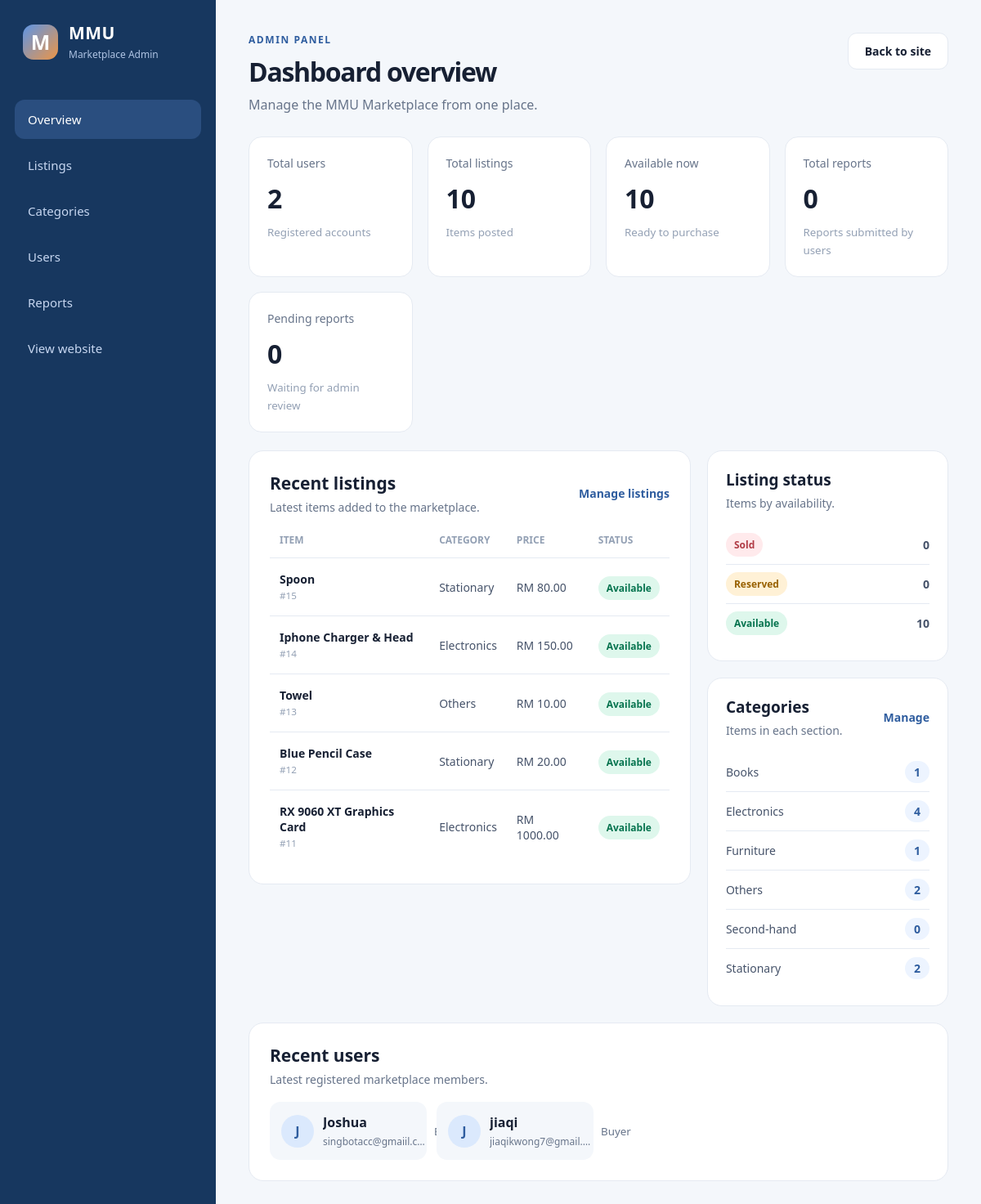
The page /admin on the database its author committed.
### tables this page shows
CREATE TABLE item(
                   id INTEGER PRIMARY KEY AUTOINCREMENT,
                   title TEXT NOT NULL,
                   description TEXT NOT NULL,
                   category_id INTEGER NOT NULL,
                   status_id INTEGER NOT NULL,
                   condition_id INTEGER,
                   price REAL NOT NULL, image TEXT, seller_num TEXT, user_id INTEGER REFERENCES user(id),
                   FOREIGN KEY(category_id) REFERENCES category(id),
                   FOREIGN KEY(status_id) REFERENCES status(id),
                   FOREIGN KEY(condition_id) REFERENCES item_condition(id)
                   );

CREATE TABLE category(
                   id INTEGER PRIMARY KEY AUTOINCREMENT,
                   name TEXT NOT NULL UNIQUE
                   
                   );

CREATE TABLE status(
                   id INTEGER PRIMARY KEY AUTOINCREMENT,
                   condition TEXT NOT NULL UNIQUE
                   
                   );

CREATE TABLE user(
                id INTEGER PRIMARY KEY AUTOINCREMENT,
                email TEXT NOT NULL UNIQUE,
                username TEXT NOT NULL,
                password TEXT NOT NULL,
                gender TEXT NOT NULL,
                role TEXT NOT NULL
                , profile_image TEXT, phone_num TEXT, address TEXT, login_count INTEGER DEFAULT 0, register_time TEXT);

### app.py (the view)
@app.route("/admin")
def admin_dashboard():
    connect = sqlite3.connect("database.db")
    cursor = connect.cursor()
    cursor.execute("SELECT COUNT(*) FROM user")
    total_users = cursor.fetchone()[0]
    cursor.execute("SELECT COUNT(*) FROM item")
    total_listings = cursor.fetchone()[0]
    cursor.execute("""
        SELECT COUNT(*)
        FROM item
        JOIN status ON item.status_id = status.id
        WHERE status.condition = 'Available'
    """)
    available_listings = cursor.fetchone()[0]
    cursor.execute("SELECT COUNT(*) FROM report")
    total_reports = cursor.fetchone()[0]
    cursor.execute("SELECT COUNT(*) FROM report WHERE status = 'Pending'")
    pending_reports = cursor.fetchone()[0]
    cursor.execute("""
        SELECT item.id, item.title, item.price, category.name, status.condition
        FROM item
        JOIN category ON item.category_id = category.id
        JOIN status ON item.status_id = status.id
        ORDER BY item.id DESC
        LIMIT 5
    """)
    recent_items = cursor.fetchall()
    cursor.execute("""
        SELECT status.condition, COUNT(item.id)
        FROM status
        LEFT JOIN item ON item.status_id = status.id
        GROUP BY status.id, status.condition
        ORDER BY status.id
    """)
    status_summary = cursor.fetchall()
    cursor.execute("""
        SELECT category.name, COUNT(item.id)
        FROM category
        LEFT JOIN item ON item.category_id = category.id
        GROUP BY category.id, category.name
        ORDER BY category.name
    """)
    category_summary = cursor.fetchall()
    cursor.execute("""
        SELECT username, email, role
        FROM user
        ORDER BY id DESC
        LIMIT 6
    """)
    recent_users = cursor.fetchall()
    connect.close()
    stats = {
        "total_users": total_users,
        "total_listings": total_listings,
        "available_listings": available_listings,
        "total_reports": total_reports,
        "pending_reports": pending_reports
    }
    return render_template("admin.html",
                           stats=stats,
                           recent_items=recent_items,
                           status_summary=status_summary,
                           category_summary=category_summary,
                           recent_users=recent_users)

### templates/admin.html (shortened to what this page needs)
<!DOCTYPE html>
<html lang="en">
<head>
    <link rel="stylesheet" href="{{ url_for('static', filename='css/admin.css') }}">
</head>
<body class="admin-body">
    <div class="admin-layout">
        <aside class="admin-sidebar">
            <a class="admin-brand" href="{{ url_for('home') }}">
                <span class="brand-mark">M</span>
                <span>
                    <strong>MMU</strong>
                    <small>Marketplace Admin</small>
                </span>
            </a>
            <nav class="admin-nav" aria-label="Admin navigation">
                <a class="active" href="{{ url_for('admin_dashboard') }}">Overview</a>
                <a href="{{ url_for('admin_items') }}">Listings</a>
                <a href="{{ url_for('admin_categories') }}">Categories</a>
                <a href="#recent-users">Users</a>
                <a href="{{ url_for('admin_reports') }}">Reports</a>
                <a href="{{ url_for('home') }}">View website</a>
            </nav>
        </aside>
        <main class="admin-main">
            <header class="dashboard-header">
                <div>
                    <p class="eyebrow">ADMIN PANEL</p>
                    <h1>Dashboard overview</h1>
                    <p class="dashboard-subtitle">Manage the MMU Marketplace from one place.</p>
                </div>
                <a class="button" href="{{ url_for('home') }}">Back to site</a>
            </header>
            <section class="stat-grid" aria-label="Marketplace statistics">
                <article class="stat-card">
                    <p>Total users</p>
                    <strong>{{ stats.total_users }}</strong>
                    <small>Registered accounts</small>
                </article>
                <article class="stat-card">
                    <p>Total listings</p>
                    <strong>{{ stats.total_listings }}</strong>
                    <small>Items posted</small>
                </article>
                <article class="stat-card">
                    <p>Available now</p>
                    <strong>{{ stats.available_listings }}</strong>
                    <small>Ready to purchase</small>
                </article>
                <article class="stat-card">
                    <p>Total reports</p>
                    <strong>{{ stats.total_reports }}</strong>
                    <small>Reports submitted by users</small>
                </article>
                <article class="stat-card">
                    <p>Pending reports</p>
                    <strong>{{ stats.pending_reports }}</strong>
                    <small>Waiting for admin review</small>
                </article>
            </section>
            <div class="dashboard-columns">
                <section class="listings-panel">
                    <div class="panel-heading">
                        <div>
                            <h2>Recent listings</h2>
                            <p>Latest items added to the marketplace.</p>
                        </div>
                        <a href="{{ url_for('admin_items') }}">Manage listings</a>
                    </div>
                    <div class="table-wrap">
                        <table class="listing-table">
                            <thead>
                                <tr>
                                    <th>Item</th>
                                    <th>Category</th>
                                    <th>Price</th>
                                    <th>Status</th>
                                </tr>
                            </thead>
                            <tbody>
                                {% for item_id, title, price, category, status in recent_items %}
                                <tr>
                                    <td>
                                        <strong>{{ title }}</strong>
                                        <small>#{{ item_id }}</small>
                                    </td>
                                    <td>{{ category }}</td>
                                    <td>RM {{ "%.2f" | format(price) }}</td>
                                    <td><span class="status status-{{ status | lower }}">{{ status }}</span></td>
                                </tr>
                                {% else %}
                                <tr class="empty-row">
                                    <td colspan="4">No items listed yet.</td>
                                </tr>
                                {% endfor %}
                            </tbody>
                        </table>
                    </div>
                </section>
                <div class="summary-panels">
                    <section class="summary-panel">
                        <div class="panel-heading small">
                            <div>
                                <h2>Listing status</h2>
                                <p>Items by availability.</p>
                            </div>
                        </div>
                        <div class="summary-list">
                            {% for status, count in status_summary %}
                            <div>
                                <span class="status status-{{ status | lower }}">{{ status }}</span>
                                <strong>{{ count }}</strong>
                            </div>
                            {% endfor %}
                        </div>
                    </section>
                    <section class="summary-panel">
                        <div class="panel-heading small">
                            <div>
                                <h2>Categories</h2>
                                <p>Items in each section.</p>
                            </div>
                            <a href="{{ url_for('admin_categories') }}">Manage</a>
                        </div>
                        <div class="category-list">
                            {% for category, count in category_summary %}
                            <div>
                                <span>{{ category }}</span>
                                <strong>{{ count }}</strong>
                            </div>
                            {% endfor %}
                        </div>
                    </section>
                </div>
            </div>
            <section class="users-panel" id="recent-users">
                <div class="panel-heading">
                    <div>
                        <h2>Recent users</h2>
                        <p>Latest registered marketplace members.</p>
                    </div>
                </div>
                {% if recent_users %}
                <div class="user-grid">
                    {% for username, email, role in recent_users %}
                    <article class="user-card">
                        <span class="user-avatar">{{ username[0] | upper }}</span>
                        <div>
                            <strong>{{ username }}</strong>
                            <p>{{ email }}</p>
                        </div>
                        <small>{{ role }}</small>
                    </article>
                    {% endfor %}
                </div>
                {% else %}
                <div class="user-empty">
                    <strong>No users registered yet</strong>
                    <p>New member accounts will appear here after students register.</p>
                </div>
                {% endif %}
            </section>
        </main>
    </div>
</body>
</html>

### rows shown on the page
item: title "Spoon", id "15", name "Stationary", price "80.00", condition "Available"
item: title "Iphone Charger & Head", id "14", name "Electronics", price "150.00", condition "Available"
item: title "Towel", id "13", name "Others", price "10.00", condition "Available"
item: title "Blue Pencil Case", id "12", name "Stationary", price "20.00", condition "Available"
item: title "RX 9060 XT Graphics Card", id "11", name "Electronics", price "1000.00", condition "Available"
status: condition "Sold", count "0"
status: condition "Reserved", count "0"
status: condition "Available", count "10"
category: name "Books", count "1"
category: name "Electronics", count "4"
category: name "Furniture", count "1"
category: name "Others", count "2"
category: name "Second-hand", count "0"
category: name "Stationary", count "2"
user: username "J", username "Joshua", email "singbotacc@gmaiil.c…"
user: username "J", username "jiaqi", email "jiaqikwong7@gmail.…", role "Buyer"

### other values the page prints
{{ stats.total_users }} "2"
{{ stats.total_listings }} "10"
{{ stats.available_listings }} "10"
{{ stats.total_reports }} "0"
{{ stats.pending_reports }} "0"
